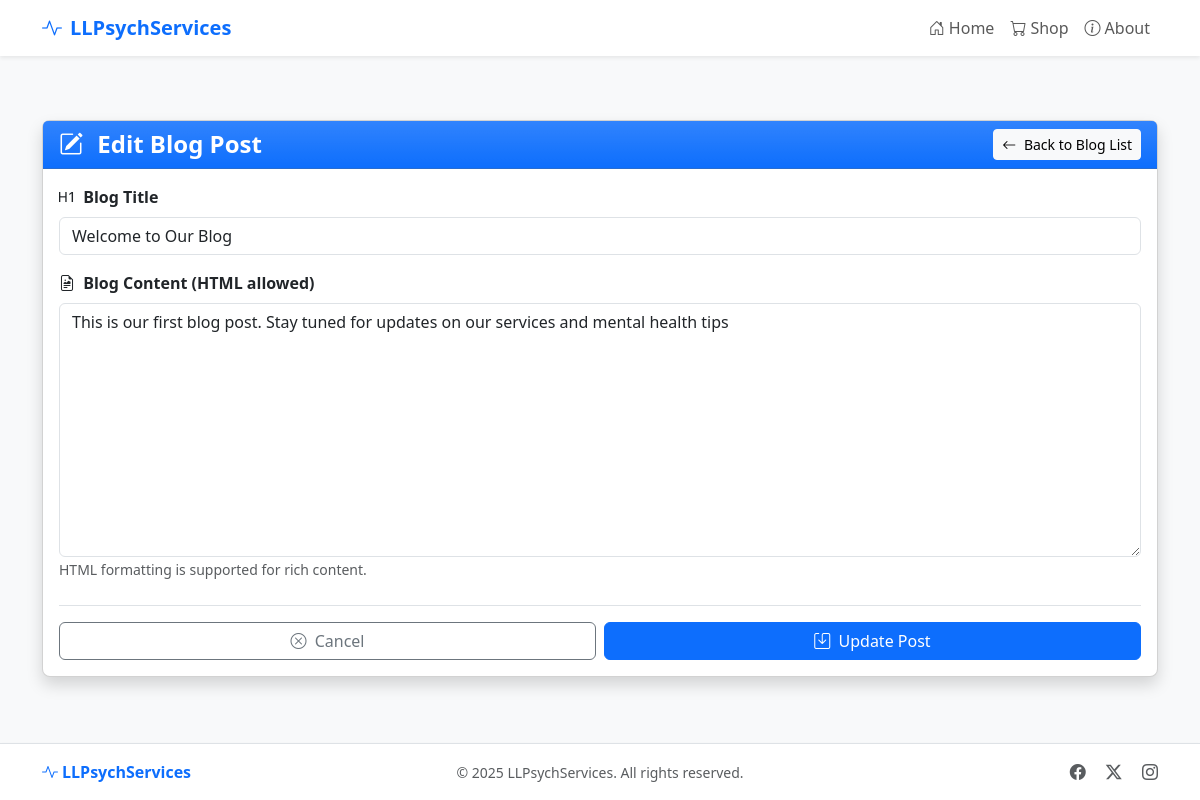
The page /admin/blog/edit/1 (signed in) on the database its author committed.
### models.py (models this page shows)
class BlogPost(db.Model):
    id = db.Column(db.Integer, primary_key=True)
    title = db.Column(db.String(100), nullable=False)
    content = db.Column(db.Text, nullable=False)
    created_at = db.Column(db.DateTime, default=datetime.utcnow)

### routes/admin.py (the view)
@admin_bp.route('/blog/edit/<int:post_id>', methods=['GET', 'POST'])
@admin_required
def edit_blog(post_id):
    post = BlogPost.query.get_or_404(post_id)
    if request.method == 'POST':
        post.title = request.form.get('title')
        post.content = request.form.get('content')
        db.session.commit()
        flash('Blog post updated successfully!', 'success')
        return redirect(url_for('admin.blog'))
    return render_template('admin/edit_blog.html', post=post)

### routes/admin.py (called while the page is built)
def admin_required(f):
    @wraps(f)
    def decorated_function(*args, **kwargs):
        if not session.get('admin_logged_in'):
            flash('Please log in to access the admin area.', 'warning')
            return redirect(url_for('admin.login', next=request.url))
        return f(*args, **kwargs)
    return decorated_function

### templates/admin/edit_blog.html (shortened to what this page needs)
{% extends 'base.html' %}
{% block content %}
<div class="container py-3 py-md-4">
  <div class="row justify-content-center">
    <div class="col-12">
      <div class="card shadow">
        <div class="card-header bg-primary bg-gradient text-white">
          <div class="d-flex flex-column flex-sm-row justify-content-between align-items-start align-items-sm-center">
            <h1 class="h4 mb-2 mb-sm-0 fw-bold">
              <i class="bi bi-pencil-square me-2"></i> Edit Blog Post
            </h1>
            <a href="{{ url_for('admin.blog') }}" class="btn btn-light btn-sm">
              <i class="bi bi-arrow-left me-1"></i> Back to Blog List
            </a>
          </div>
        </div>
        <div class="card-body">
          <form method="post" id="blog-form" class="needs-validation" novalidate>
            <div class="mb-3">
              <label for="title" class="form-label fw-bold">
                <i class="bi bi-type-h1 me-1"></i> Blog Title
              </label>
              <input type="text" class="form-control" id="title" name="title" value="{{ post.title }}" required>
            </div>
            <div class="mb-3">
              <label for="content" class="form-label fw-bold">
                <i class="bi bi-file-earmark-richtext me-1"></i> Blog Content (HTML allowed)
              </label>
              <textarea class="form-control" id="content" name="content" rows="10" required>{{ post.content }}</textarea>
              <small class="text-muted">HTML formatting is supported for rich content.</small>
            </div>
            <div class="d-flex flex-column flex-sm-row justify-content-end gap-2 mt-4 border-top pt-3">
              <a href="{{ url_for('admin.blog') }}" class="btn btn-outline-secondary w-100 w-sm-auto mb-2 mb-sm-0">
                <i class="bi bi-x-circle me-1"></i> Cancel
              </a>
              <button type="submit" class="btn btn-primary w-100 w-sm-auto">
                <i class="bi bi-save me-1"></i> Update Post
              </button>
            </div>
          </form>
        </div>
      </div>
    </div>
  </div>
</div>
{% endblock %}

### templates/base.html (style rules this page uses)
html, body { height: 100%; }
body { display: flex; flex-direction: column; background-color: #f8f9fa; }
.card { border-radius: 0.5rem; box-shadow: 0 0.5rem 1rem rgba(0, 0, 0, 0.15); transition: transform 0.2s; }
.card-header { border-top-left-radius: calc(0.5rem - 1px); border-top-right-radius: calc(0.5rem - 1px); }
.btn-primary { background-color: #0d6efd; border-color: #0d6efd; }

### rows shown on the page
BlogPost: title "Welcome to Our Blog", content "This is our first blog post. Stay tuned for updates on our services and mental health tips"
